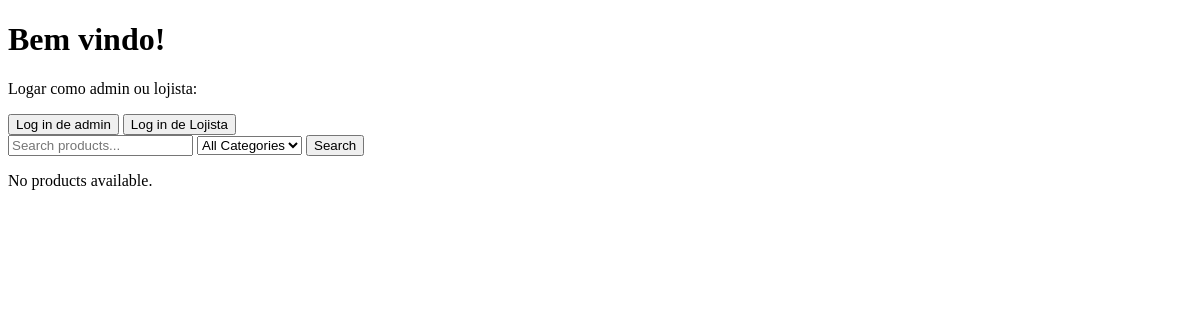
The app's page /, older data.
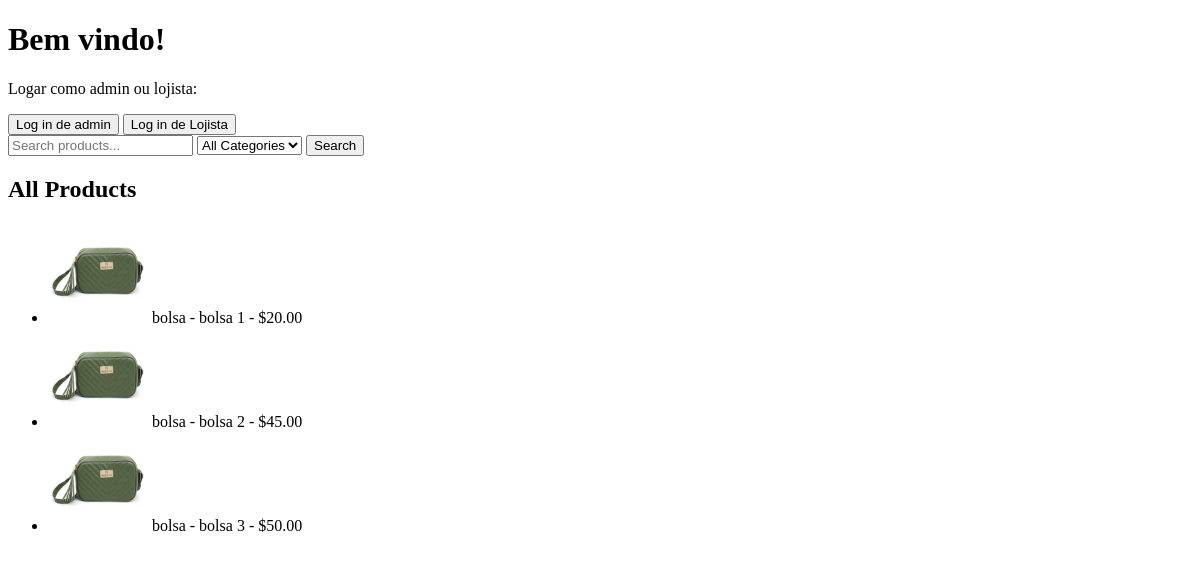
The same page, newer data.
### products/models.py (models this page shows, shortened)
class Product(models.Model):
    user = models.ForeignKey(User, on_delete=models.CASCADE, related_name='products')  # Add a foreign key to User
    name = models.CharField(max_length=100)
    description = models.TextField()
    price = models.DecimalField(max_digits=10, decimal_places=2)
    category = models.CharField(max_length=100)
    image = models.ImageField(upload_to='products/')
    created_at = models.DateTimeField(default=timezone.now)

### accounts/views.py (the view)
# urls.py: path('', views.landing_page, name='landing_page'),
def landing_page(request):
    query = request.GET.get('q')
    selected_category = request.GET.get('category')
    products = Product.objects.all()
    if query:
        products = products.filter(name__icontains=query)
    if selected_category:
        products = products.filter(category=selected_category)
    categories = Product.objects.values_list('category', flat=True).distinct()
    return render(request, 'accounts/landing_page.html', {
        'products': products,
        'query': query,
        'selected_category': selected_category,
        'categories': categories,
    })

### accounts/templates/accounts/landing_page.html (shortened to what this page needs)
<!DOCTYPE html>
<html lang="en">
<head>
</head>
<body>
    <h1>Bem vindo!</h1>
    <p>Logar como admin ou lojista:</p>
    <a href="{% url 'admin:index' %}"><button>Log in de admin</button></a>
    <a href="{% url 'login' %}"><button>Log in de Lojista</button></a>
    <form method="GET" action="">
        <input type="text" name="q" placeholder="Search products..." value="{{ query|default:'' }}">
        <select name="category">
            <option value="">All Categories</option>
        </select>
        <button type="submit">Search</button>
    </form>
    {% if products %}
        <h2>All Products</h2>
        <ul>
            {% for product in products %}
                <li>
                    <img src="{{ product.image.url }}" alt="{{ product.name }}" style="width:100px;height:100px;">
                    {{ product.name }} - {{ product.description }} - ${{ product.price }}
                </li>
            {% endfor %}
        </ul>
    {% else %}
        <p>No products available.</p>
    {% endif %}
</body>
</html>

Row changes from the older to the newer data that the page shows:
added Product: image (picture), name "bolsa", description "bolsa 1", price "20.00"
added Product: image (picture), name "bolsa", description "bolsa 2", price "45.00"
added Product: image (picture), name "bolsa", description "bolsa 3", price "50.00"
Text that changed along with them:
text no longer shown: "No products available."
text now shown: "All Products"
